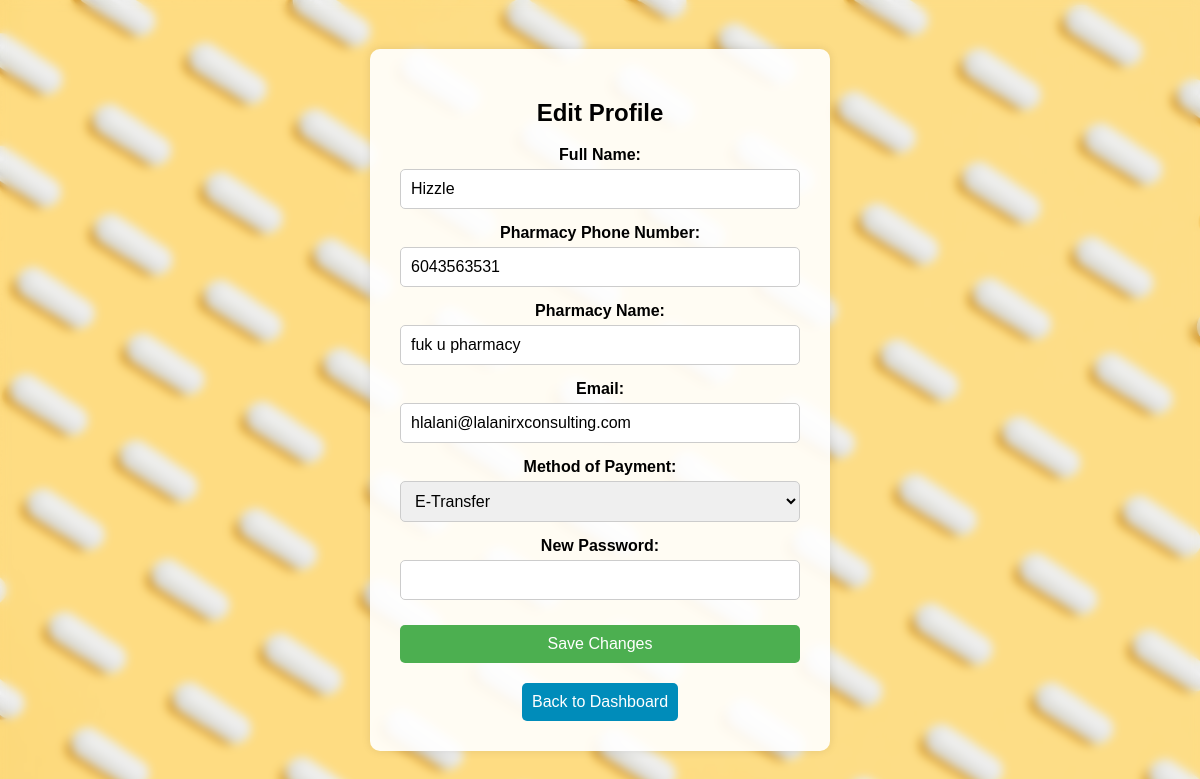
The app's page /profile (signed in) with its own data.
### app.py (models this page shows, shortened)
class User(UserMixin, db.Model):
    id = db.Column(db.Integer, primary_key=True)
    email = db.Column(db.String(150), unique=True, nullable=False)
    password = db.Column(db.String(150), nullable=False)
    full_name = db.Column(db.String(150), nullable=False)
    pharmacy_phone = db.Column(db.String(150), nullable=False)
    pharmacy_name = db.Column(db.String(150), nullable=False)
    payment_method = db.Column(db.String(150), nullable=False)
    counseling_fees = db.Column(db.Float, default=0.0)
    wheel_total = db.Column(db.Float, default=0.0)

### app.py (the view, shortened to what this page needs)
@app.route('/profile', methods=['GET', 'POST'])
@login_required
def profile():
    return render_template('profile.html')

### app.py (called while the page is built)
@login_manager.user_loader
def load_user(user_id):
    return db.session.get(User, int(user_id))

### templates/profile.html (shortened to what this page needs)
<!DOCTYPE html>
<html lang="en">
<head>
</head>
<body>
    <div class="container">
        <h2>Edit Profile</h2>
        <form method="POST" action="{{ url_for('profile') }}">
            <label for="full_name">Full Name:</label>
            <input type="text" name="full_name" value="{{ current_user.full_name }}" required>
            <label for="pharmacy_phone">Pharmacy Phone Number:</label>
            <input type="text" name="pharmacy_phone" value="{{ current_user.pharmacy_phone }}" required>
            <label for="pharmacy_name">Pharmacy Name:</label>
            <input type="text" name="pharmacy_name" value="{{ current_user.pharmacy_name }}" required>
            <label for="email">Email:</label>
            <input type="email" name="email" value="{{ current_user.email }}" required>
            <label for="payment_method">Method of Payment:</label>
            <select name="payment_method" required>
                <option value="e_transfer" {% if current_user.payment_method == 'e_transfer' %}selected{% endif %}>E-Transfer</option>
            </select>
            <label for="password">New Password:</label>
            <input type="password" name="password">
            <button type="submit">Save Changes</button>
        </form>
        <button class="link-button" onclick="location.href='{{ url_for('dashboard') }}'">Back to Dashboard</button>
    </div>
</body>
</html>

### records on screen
User: full_name "Hizzle", pharmacy_phone "6043563531", pharmacy_name "fuk u pharmacy", email "hlalani@lalanirxconsulting.com", payment_method "E-Transfer"
